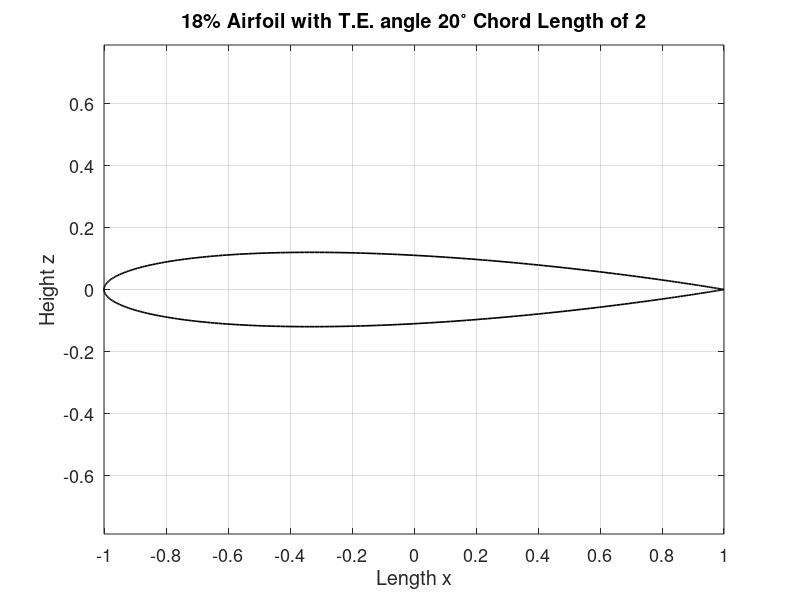
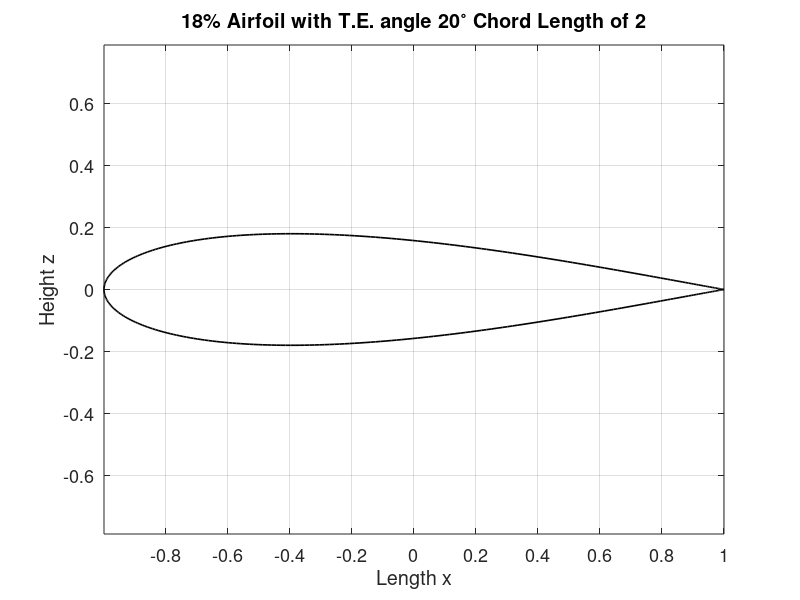
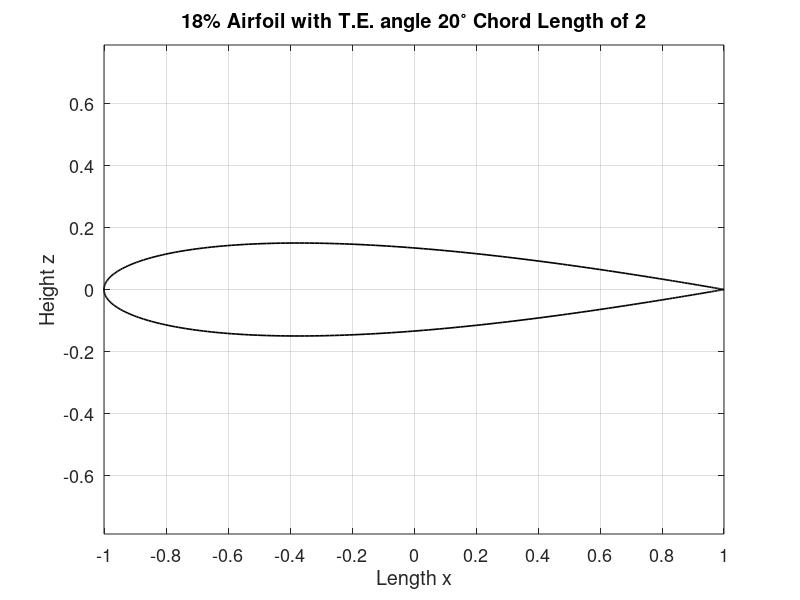
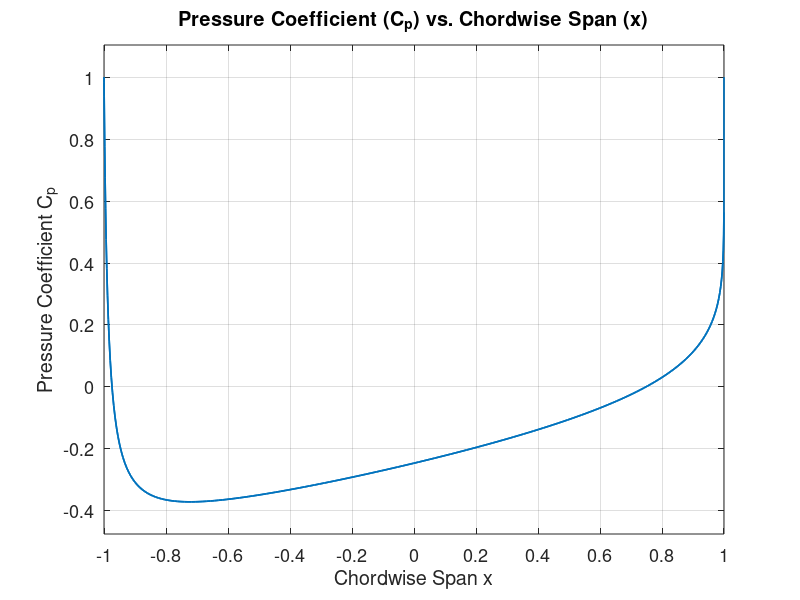

MATLAB code to generate these figures, in order:
%% Part 1 - Airfoil Geometry

clear; clc; close

% epsilon = [0.0222,.04725, 0.0721,];                                       % Defining eps. vector so for loop can change it for each airfoil
% radius = [0.551, 0.563, 0.574];                                           % Defining radius vector so for loop can change it for each airfoil
epsilon = [0.0222,0.0721,0.04725,]; % 15% last
radius = [0.551,0.574,0.563];

theta2 = zeros(1,360);                                                      % Preallocating theta2's vector size saves computing power/time
j = 1:3;
V = 1;
for i = 1:3                                                                  % index variable for e, a, and airfoil figures 1-3
    ji=j(i)+3;                                                                  % index variable for Cp vs. x figures 4-6
    k = 1.889;                                                              % T.E. angle parameter
    c = 2;                                                                  % Chord length
    tau = 20*pi/180;                                                        % T.E angle deg to rad
    a = radius(i);                                                          % Radius of circle in f-plane
    e = epsilon(i);                                                         % Thickness parameter
    l = 0.5*((a*2^k)/((1+e)^(k-1)));                                        % Half Chord length?
    theta= (1:1:360)*pi/180;                                                % Angle around circle in f-plane?

    r1 = sqrt(((a.*cos(theta) - a).^2)+((a^2).*(sin(theta)).^2));
    r2 = sqrt(((a.*cos(theta) - e*a).^2)+((a^2).*(sin(theta)).^2));
    r1(1,360) = 0;

    theta1 = atan((a.*sin(theta))./(a.*cos(theta) - a)) + pi;
    theta1(1,360)= 0.5*pi;

    % Theta2: n = 0 0-90deg, n = 1 90-270deg, n = 2 270-360deg
    theta2(1,1:89) = atan((a.*sin(theta(1,1:89)))./(a.*cos(theta(1,1:89)) - e*a)) + 0*pi;
    theta2(1,90:269) = atan((a.*sin(theta(1,90:269)))./(a.*cos(theta(1,90:269)) - e*a)) + 1*pi;
    theta2(1,270:360) = atan((a.*sin(theta(1,270:360)))./(a.*cos(theta(1,270:360)) - e*a)) + 2*pi;

    if any(theta2 < 0)                                                      % When denom. of theta2 atan term goes negative n should be 1
        index = find(theta2 < 0);
        theta2(index) = theta2(index) + pi;
    end

    if any(theta2 > 2*pi)                                                   % Accounting for when denom. in atan term goes negative and changing n back to 1
        index2 = find(theta2 > 2*pi);
        theta2(index2) = theta2(index2) - pi;
    end
                                                                            % note the atan2 function corrects this problem automatically and can save
                                                                            % computing time 
    num1 = (r1.^k)./(r2.^(k-1));
    x = num1.*(cos(k.*theta1).*cos((k-1).*theta2) + sin(k.*theta1).*sin((k-1).*theta2));
    x = x + 1;
    z = num1.*(sin(k.*theta1).*cos((k-1).*theta2) - cos(k.*theta1).*sin((k-1).*theta2));

figure(i)
plot(x,z,'k','linewidth',1.2); grid on; 
set(gca,'FontSize',13)
axis equal;
title '18% Airfoil with T.E. angle 20^{\circ} Chord Length of 2'
xlabel 'Length x'
ylabel 'Height z'
xticks (-1:.2:1);
yticks (-1:.2:1); 


%% Velocity Distribution & Pressure Distribution

    AoA = 0; % degrees
    Qinf = 1; % ft/s
    num2 = (r2.^k)./((r1.^(k-1)) + 5E-5); 

    if any(num2 > 1E12)
        index3 = find(num2 > 1E12);
        num2(index3) = (r2(index3).^k)./(r1(index3).^(k-1) + 0.000005);
    end

    A = cos((k-1).*theta1).*cos((k.*theta2)) + sin((k-1).*theta1).*sin(k.*theta2);
    B = sin((k-1).*theta1).*cos((k.*theta2)) - cos((k-1).*theta1).*sin(k.*theta2);

    D0 = a*(1-k+(k*e));
    D1 = A.*(a.*cos(theta) - D0) - B.*a.*sin(theta);
    D2 = A.*(a.*sin(theta)) + B.*(a.*cos(theta) - D0);

    u = (2.*Qinf.*num2).*((sin(AoA) - sin(AoA-theta))./(D1.^2 + D2.^2)).*(D1.*sin(theta) + D2.*cos(theta));
    w = (-2.*Qinf.*num2).*((sin(AoA) - sin(AoA-theta))./(D1.^2 + D2.^2)).*(D1.*cos(theta) - D2.*sin(theta));

    Cp = 1 - ((u.^2 + w.^2)./(Qinf^2));

figure(ji)
plot(x,Cp,'linewidth', 1.2); grid on;
axis equal;
set(gca,'FontSize',13)
title 'Pressure Coefficient (C_p) vs. Chordwise Span (x)'
xlabel 'Chordwise Span x'
ylabel 'Pressure Coefficient C_p'
xticks (-1:.2:1);
yticks (-1:.2:1);
end
%% Part 1b - C_p vs. x for 18% thickness ratio airfoil with chaning AoA

AngleofAttack = [3, 9, 15]*pi/180;
for q = 1:3
    AoA = AngleofAttack(q);

    u = (2.*Qinf.*num2).*((sin(AoA) - sin(AoA-theta))./(D1.^2 + D2.^2)).*(D1.*sin(theta) + D2.*cos(theta));
    w = (-2.*Qinf.*num2).*((sin(AoA) - sin(AoA-theta))./(D1.^2 + D2.^2)).*(D1.*cos(theta) - D2.*sin(theta));

    Cp = 1 - ((u.^2 + w.^2)./(Qinf^2));

figure(q+6);
plot(x,Cp,'linewidth',1.2); grid on;
set(gca,'FontSize',13)
title 'C_p for 18% Thickness Ratio Airfoil @ X^{\circ} AoA vs. x'
xlabel 'Chordwise Span x'
ylabel 'Pressure Coefficient C_p'
end

%% Part 2 - Panel Method 

N = 8;                                                                      % Number of panels for panel method, USE EVEN only
DELX = 4/N;                                                                 % Change in x between each panel
X = zeros(1,N/2);                                                           % Preallocate size for computing power/time
X(1) = 1;                                                                   % First X in panel method will always be 1
X(2) = x(1) - DELX;                                                         % 2nd X val calc.

for I = 3:1:(N/2 + 1)
    X(I) = X(I-1) - DELX; 
end
X = [X, flip(X(1:N/2),2)];                                                  % Airfoil is symmetrical flip first half values for next half

Z = zeros(1,N+1 - N/2);
Z(1) = 0;                                                                   % First Z will always be zero
for J = 2:(N/2 + 1)
    n = X(J);
    [val,idx] = min(abs(x-n));
    Z(J) = z(idx);
    if any(Z < 0)                                                           % Bandaid on a gunshot wound
        idx2 = find(Z < 0);
        Z(idx2) = Z(idx2)*-1;
    end
end
Z = [Z,-flip(Z(1:N/2),2)];                                                  % Airfoil is symmetrical, flip first half and mult. by neg 1 for bottom half of airfoil
plot(X,Z,'g','linewidth',1.2); grid on
xlabel 'x location'
ylabel 'z location'
title '18% t/c Airfoil with 8 Panels'
axis equal
hold on
% colocation points in the center of each panel
colocx = zeros(1,N);
colocz = zeros(1,N);
slope = zeros(1,N);
thetaN = zeros(1,N);
dels = zeros(1,N);
for Q = 1:N                                                                 % Calcs for mid point for N panels 
    dels(Q) = sqrt((X(Q+1)-X(Q))^2 + (Z(Q+1)-Z(Q))^2);                         % Panel lengths 
    colocx(Q) = ((X(Q+1)+X(Q))/2);
    colocz(Q) = ((Z(Q+1)+Z(Q))/2);
    slope(Q) = ((Z(Q+1)-Z(Q))/(X(Q+1)-X(Q)));                               % slope of each panel
    thetaN(Q) = atan2d(Z(Q+1)-Z(Q),X(Q+1)-X(Q));
    if thetaN(Q) < 0
        thetaN(Q) = 360  + thetaN(Q);
    end
end
scatter(colocx,colocz,'r','d','linewidth',1.2);
scatter(X,Z,'b','o','linewidth',1.2);
hold off

eta = zeros(2,8);
zeta = zeros(2,8);
C = zeros(N,N);
Cbar = zeros(N,N);
slope2 = zeros(N,N);
phi = zeros(N,N);
r = zeros(N,N);

%THETA = [171 173 178 196 343 1.54 6.32 8.94]*pi/180;
%PHIC = [0 352.3681, 354.0871, 358.6707, 4.31436 10.1986 16.2720 89.9542; 172.4598 0 355.8059 1.8678 0.1986 26.2986 89.9542 163.8655; 174.1787 175 0 7.66 23.26 89.9 153.55 169.59; 178 181 187 0 89.9 156 169 175; 184 190 203 269 0 172 178 181; 190 206 269 336 352 0 183 185; 196 269 333 349 358 3.94 0 187; 269 343 349 355 1.31 5.78 7.62 0];
thetaN = thetaN.*(pi/180);
for I = 1:N
    eta(1:2,I) = [colocx(I); colocz(I)];
    zeta(1:2,I) = [colocx(J); colocz(J)];
    for J = 1:N    
        zeta(1:2,J) = [colocx(J); colocz(J)];
        slope2(I,J) = ((colocz(I) - colocz(J))/(colocx(I) - colocx(J)));
        r(I,J) = sqrt((colocx(I) - colocx(J))^2 + (colocz(I) - colocz(J))^2);
        hold on; plot([eta(1,I) zeta(1,J)], [eta(2,I) zeta(2,J)],'k','linewidth',1); axis equal; grid on
        phi(I,J) = pi + atan2((colocz(J) - colocz(I)),(colocx(J) - colocx(I))); 
        if I == J 
            phi(I,J) = 0;
        end
        C(I,J) = ((sin(thetaN(I)-phi(I,J)))/(2*pi*r(I,J)))*dels(J);
        Cbar(I,J) = ((cos(thetaN(I)-phi(I,J)))/(2*pi*r(I,J)))*dels(J);
        if I == J
            C(I,J) = 0;
            Cbar(I,J) = 0;
        end
    end
end

AngleofA = 0;                                                                    % Free stream velocity in +x direction
Am = C;
Bm = zeros(1,N);
Cpnum = zeros(1,N);

for i = 1:N
    for j = 1:N
        Bm(i) = -(sin(thetaN(i)));
        if i ~= j
            Am(i,j) = C(i,j);
        else
            Am(i,j) = 0.5;
        end
    end
end
Bm = [.155 -.11 -.27 .283 .283 -.27 -.11 -.155];
Bm = Bm';
for i = 1:N
    for j = 1:N
    q = inv(Am)*Bm;
    %wtf = - sum(q(i).*C(i,j));
    vt(i) = cos(thetaN(i)) - sum(q(i).*Cbar(i,j));
    Cpnum(i) = 1 - (vt(i)).^2;
    end
end
figure(10)
plot(colocx,Cpnum)

